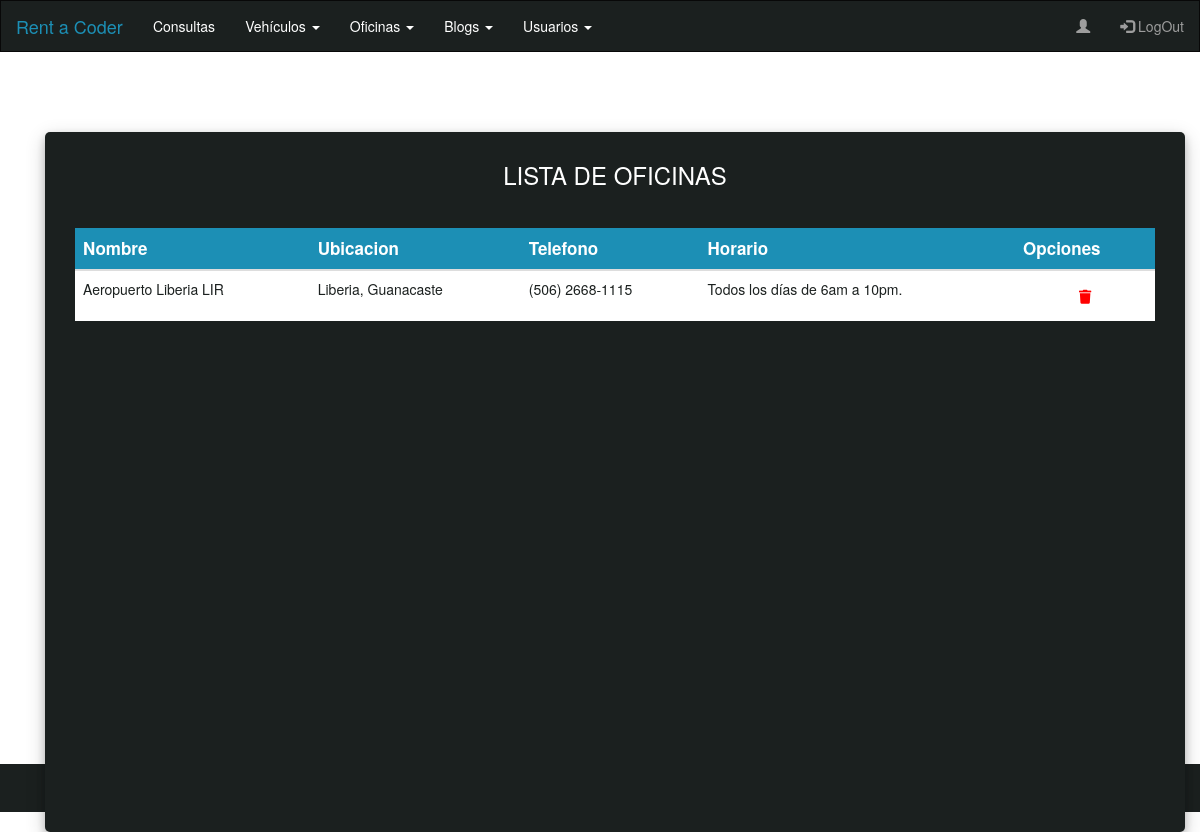
/office/officeList/, run on the app's committed database.
### App_Office/models.py (models this page shows)
class Office(models.Model):
    nombre    = models.CharField(max_length=200)
    ubicacion = models.CharField(max_length=500)
    telefono  = models.CharField(max_length=50)
    horario   = models.CharField(max_length=200)

### App_Office/views.py (the view)
# urls.py: path('officeList/', OfficeList.as_view(), name="OfficeList"),
class OfficeList(ListView):
    model               = Office
    template_name       = './OfficeList.html'
    context_object_name = 'OfficeList'

### App_Office/templates/OfficeList.html
{% extends 'Admin.html'%}
{% load static %}
{% block bloqueQueCambia %}
<div class="container container-body">
  <div class="d-flex justify-content-center h-100">
    <div class="user_card">
      <div class="table-title">
        <h3 id="form-title">LISTA DE OFICINAS</h3>
      </div>
      <div class="justify-content-center form_container table-responsive">
        <table class="table table-fixed">
        <thead class="thead-dark">
          <tr>
            <th scope="col">Nombre</th>
            <th scope="col">Ubicacion</th>
            <th scope="col">Telefono</th>
            <th scope="col">Horario</th>
            <th scope="col">Opciones</th>
          </tr>
        </thead>
        <tbody>
          {% for office in OfficeList %}
          <tr>
            <td>{{office.nombre}}</td>
            <td>{{office.ubicacion}}</td>
            <td>{{office.telefono}}</td>
            <td>{{office.horario}}</td>
            <td class="text-center">
              <a href="{% url 'OfficeDelete' office.id %}">
                <button class="btn btn-delete">
                  <i class="fa fa-trash"></i>
                </button>
              </a>
          </td>
          </tr>
        {% endfor %}
      </tbody>
    </table>
  </div>
</div>
</div>
</div>
{% endblock bloqueQueCambia %}

### App_MVTProyectoFinalCoder/static/css/stylesAdmin.css (style rules this page uses)
body, html { margin: 0; padding: 0; height: 100%; background: #ffffff !important; }
.container-body { height: 89%; }
.form_container { padding-left: 20px !important; padding-right: 20px !important; height: 550px !important; }
.thead-dark { background-color: #1c8fb5 !important; color: white; font-size: 1.7rem; }
tbody { color: #1b201f; background-color: white !important; }
th { text-align: center; }
.table-title { text-align: center; }
.container-body { padding-top: 40px; }
.user_card { height: 700px !important; margin-top: auto; margin-bottom: auto; background: #1b201f; position: relative; justify-content: center; flex-direction: column; padding: 10px; box-shadow: 0 4px 8px 0 rgba(0, 0, 0, 0.2), 0 6px 20px 0 rgba(0, 0, 0, 0.19); -webkit-box-shadow: 0 4px 8px 0 rgba(0, 0, 0, 0.2), 0 6px 20px 0 rgba(0, 0, 0, 0.19); -moz-box-shadow: 0 4px 8px 0 rgba(0, 0, 0, 0.2), 0 6px 20px 0 rgba(0, 0, 0, 0.19); border-radius: 5px; }
.form_container { margin-top: 40px; margin-bottom: 40px; }
#form-title { margin-top: 20px; color: #fff; }
thead tr th { position: sticky; top: 0; z-index: 10; background-color: #1c8fb5 !important; }
.table-responsive { height:200px; overflow:scroll; }
.btn-delete { background-color: white; color: red; }

### data on the page
Office: nombre "Aeropuerto Liberia LIR", ubicacion "Liberia, Guanacaste", telefono "(506) 2668-1115", horario "Todos los días de 6am a 10pm."
